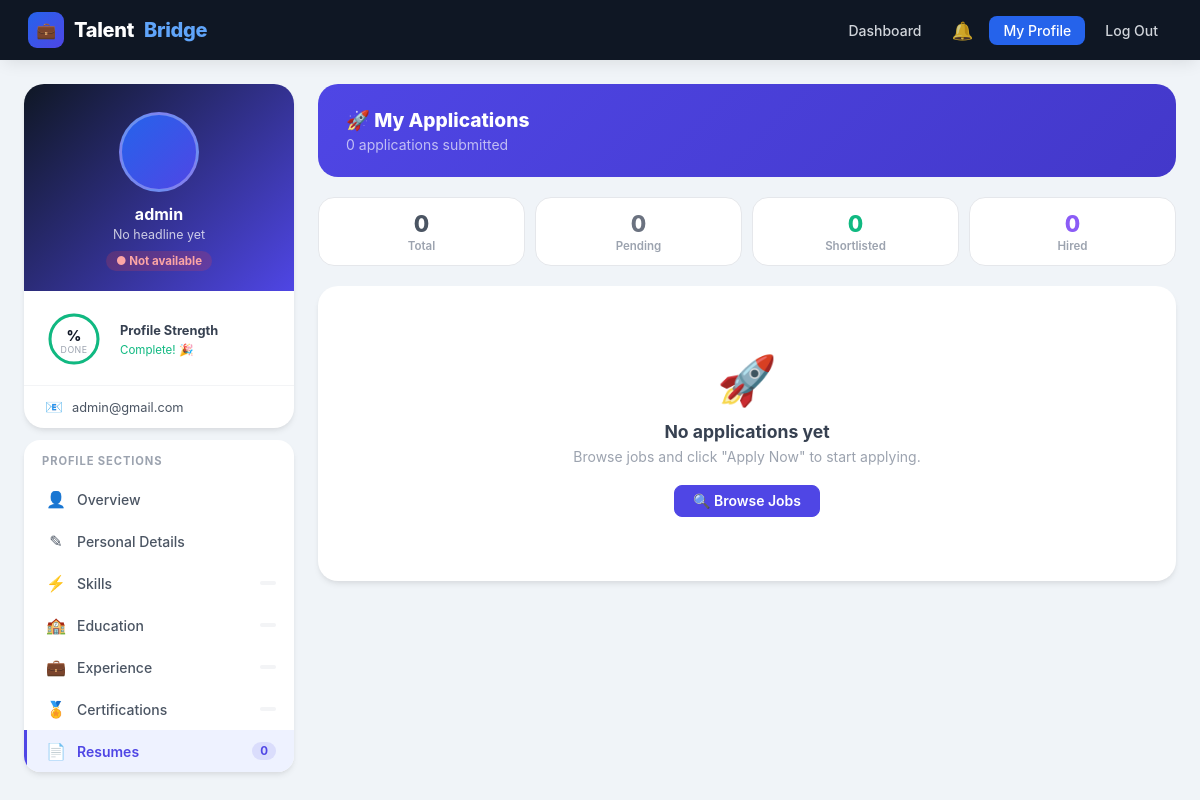
Page /applications/my-applications/ (signed in) on the committed database.
### accounts/models.py (models this page shows, shortened)
class User(AbstractUser):
    ADMIN = 'admin'
    RECRUITER = 'recruiter'
    JOB_SEEKER = 'job_seeker'
    ROLE_CHOICES = [
        (ADMIN, 'Admin'),
        (RECRUITER, 'Recruiter'),
        (JOB_SEEKER, 'Job Seeker'),
    ]
    role = models.CharField(max_length=20, choices=ROLE_CHOICES, default=JOB_SEEKER)
    phone = models.CharField(max_length=20, blank=True)

### applications/views.py (the view)
# urls.py: path('my-applications/',               views.my_applications,          name='my_applications'),
@login_required
def my_applications(request):
    if not _is_job_seeker(request.user):
        return redirect('jobs:board')
    apps = (Application.objects
            .filter(applicant=request.user)
            .select_related('job', 'job__recruiter')
            .order_by('-applied_at'))
    counts = {
        'total':       apps.count(),
        'pending':     apps.filter(status='pending').count(),
        'shortlisted': apps.filter(status='shortlisted').count(),
        'hired':       apps.filter(status='hired').count(),
    }
    from feedback.models import Feedback
    rated_company_ids = set(
        Feedback.objects.filter(from_user=request.user, feedback_type=Feedback.TYPE_C2CO)
        .values_list('application_id', flat=True)
    )
    return render(request, 'applications/my_applications.html', {
        'applications':      apps,
        'counts':            counts,
        'rated_company_ids': rated_company_ids,
    })

### applications/views.py (called while the page is built)
def _is_job_seeker(user):
    return user.is_authenticated and getattr(user, 'role', None) == 'job_seeker'

### notifications/context_processors.py (called while the page is built)
def notifications_ctx(request):
    if not request.user.is_authenticated:
        return {}
    qs = Notification.objects.filter(user=request.user)
    return {
        'unread_notif_count': qs.filter(is_read=False).count(),
        'recent_notifs':      qs[:6],
    }

### templates/applications/my_applications.html (shortened to what this page needs)
{% extends 'jobseeker/base_profile.html' %}
{% block nav_resume %}active{% endblock %}
{% block main_content %}
<div class="apps-wrap">
  <div class="page-header">
    <h2 style="color:#fff;font-size:1.2rem;font-weight:800;margin-bottom:4px;">&#128640; My Applications</h2>
    <p style="color:rgba(255,255,255,.65);font-size:.875rem;">
      {{ counts.total }} application{{ counts.total|pluralize }} submitted
    </p>
  </div>
  <div class="stat-strip">
    <div class="ss-card">
      <div class="ss-num" style="color:var(--gray-600);">{{ counts.total }}</div>
      <div class="ss-label">Total</div>
    </div>
    <div class="ss-card">
      <div class="ss-num" style="color:var(--gray-500);">{{ counts.pending }}</div>
      <div class="ss-label">Pending</div>
    </div>
    <div class="ss-card">
      <div class="ss-num" style="color:var(--green);">{{ counts.shortlisted }}</div>
      <div class="ss-label">Shortlisted</div>
    </div>
    <div class="ss-card">
      <div class="ss-num" style="color:#8b5cf6;">{{ counts.hired }}</div>
      <div class="ss-label">Hired</div>
    </div>
  </div>
  {% if applications %}
  <div>
    {% for app in applications %}
    <div class="app-card">
      <div class="co-logo">
        {% if app.job.recruiter.logo %}<img src="{{ app.job.recruiter.logo.url }}" alt="">{% else %}&#127970;{% endif %}
      </div>
      <div class="app-info">
        <div class="app-job">{{ app.job.title }}</div>
        <div class="app-co">{{ app.job.recruiter.company_name }}</div>
        <div class="app-meta">
          <span>&#128197; Applied {{ app.applied_at|date:"M d, Y" }}</span>
          <span>&#128188; {{ app.job.get_job_type_display }}</span>
          {% if app.job.location %}<span>&#128205; {{ app.job.location }}</span>{% endif %}
          {% if app.job.is_remote %}<span>&#127760; Remote</span>{% endif %}
        </div>
        {% if app.resume %}
        <div style="margin-top:6px;display:flex;align-items:center;gap:8px;font-size:.78rem;">
          <span style="color:var(--gray-500);">&#128196; Resume:</span>
          <a href="{{ app.resume.file.url }}" target="_blank"
             style="color:var(--blue);font-weight:700;text-decoration:none;">
            {{ app.resume.original_filename }}
          </a>
        </div>
        {% endif %}
        {% if app.cover_letter %}
        <div class="cover-preview">&#128196; {{ app.cover_letter|truncatechars:140 }}</div>
        {% endif %}
        {% with iv=app.interview %}
        {% if iv and iv.status != 'cancelled' %}
        <div style="margin-top:10px;background:#eef2ff;border-left:3px solid var(--indigo);border-radius:0 8px 8px 0;padding:10px 14px;font-size:.82rem;">
          <div style="font-size:.7rem;font-weight:800;color:var(--indigo);text-transform:uppercase;letter-spacing:.06em;margin-bottom:4px;">
            &#128197; Interview Scheduled
          </div>
          <div style="color:var(--gray-700);font-weight:600;">
            {{ iv.get_interview_type_display }} &bull; {{ iv.scheduled_at|date:"l, F d Y" }} at {{ iv.scheduled_at|date:"H:i" }} &bull; {{ iv.duration_mins }} min
          </div>
          <div style="margin-top:4px;display:flex;align-items:center;gap:8px;flex-wrap:wrap;">
            <span style="background:{{ iv.status_bg }};color:{{ iv.status_color }};padding:2px 8px;border-radius:999px;font-size:.7rem;font-weight:700;">
              &#9679; {{ iv.get_status_display }}
            </span>
            {% if iv.meeting_link %}
            <a href="{{ iv.meeting_link }}" target="_blank" style="color:var(--blue);font-size:.75rem;font-weight:600;">&#128279; Join Call</a>
            {% endif %}
            {% if iv.location %}
            <span style="color:var(--gray-500);">&#128205; {{ iv.location }}</span>
            {% endif %}
          </div>
          {% if iv.status == 'scheduled' %}
          <div style="margin-top:8px;display:flex;gap:8px;">
            <form method="post" action="{% url 'interviews:confirm' iv.pk %}" style="margin:0;">
              {% csrf_token %}
              <button type="submit" class="btn btn-primary btn-sm" style="font-size:.72rem;background:var(--green);">&#10003; Confirm</button>
            </form>
            <form method="post" action="{% url 'interviews:decline' iv.pk %}"
                  onsubmit="return confirm('Decline this interview?');" style="margin:0;">
              {% csrf_token %}
              <button type="submit" class="btn btn-danger btn-sm" style="font-size:.72rem;">&#10005; Decline</button>
            </form>
          </div>
          {% elif iv.status == 'confirmed' %}
          <div style="margin-top:6px;">
            <a href="{% url 'interviews:my_interviews' %}" style="font-size:.72rem;color:var(--indigo);font-weight:600;">&#128279; View in My Interviews</a>
          </div>
          {% endif %}
        </div>
        {% endif %}
        {% endwith %}
      </div>
      <div style="display:flex;flex-direction:column;align-items:flex-end;gap:8px;flex-shrink:0;">
        <span class="st-pill" style="background:{{ app.status_bg }};color:{{ app.status_color }};">
          &#9679; {{ app.get_status_display }}
        </span>
        <a href="{% url 'jobs:detail' app.job.pk %}" class="btn btn-outline btn-sm">&#128269; View Job</a>
        <a href="{% url 'interviews:my_interviews' %}" class="btn btn-outline btn-sm" style="border-color:var(--indigo);color:var(--indigo);">&#128197; Interviews</a>
        {% if app.status != 'pending' %}
          {% if app.pk in rated_company_ids %}
          <span style="font-size:.72rem;color:var(--green);font-weight:700;">&#9733; Company Rated</span>
          {% else %}
          <a href="{% url 'feedback:give' app.pk %}" class="btn btn-outline btn-sm" style="border-color:#f59e0b;color:#d97706;font-size:.72rem;">&#11088; Rate Company</a>
          {% endif %}
        {% endif %}
        {% if app.status == 'pending' %}
        <form method="post" action="{% url 'applications:withdraw' app.pk %}"
              onsubmit="return confirm('Withdraw your application for {{ app.job.title|escapejs }}?')">
          {% csrf_token %}
          <button type="submit" class="btn btn-danger btn-sm">&#10005; Withdraw</button>
        </form>
        {% endif %}
      </div>
    </div>
    {% endfor %}
  </div>
  {% else %}
  <div style="text-align:center;padding:64px 24px;background:var(--white);border-radius:var(--radius-xl);box-shadow:var(--shadow);">
    <div style="font-size:3rem;margin-bottom:12px;">&#128640;</div>
    <div style="font-size:1.1rem;font-weight:700;color:var(--gray-700);margin-bottom:6px;">No applications yet</div>
    <div style="font-size:.875rem;color:var(--gray-400);margin-bottom:20px;">Browse jobs and click "Apply Now" to start applying.</div>
    <a href="{% url 'jobs:board' %}" class="btn btn-primary">&#128269; Browse Jobs</a>
  </div>
  {% endif %}
</div>
{% endblock %}

### templates/jobseeker/base_profile.html (shortened to what this page needs)
<!DOCTYPE html>
<html lang="en">
<head>
</head>
<body>
<nav class="topnav">
  <a class="topnav-brand" href="/accounts/dashboard/">
    <div class="brand-icon">&#128188;</div>
    Talent<span class="accent">Bridge</span>
  </a>
  <div class="topnav-right">
    <a href="/accounts/dashboard/job-seeker/">Dashboard</a>
    <a href="{% url 'notifications:list' %}" style="position:relative;display:inline-flex;align-items:center;padding:6px 10px;border-radius:8px;color:rgba(255,255,255,.8);text-decoration:none;font-size:1.1rem;" title="Notifications">
      &#128276;
    </a>
    <a href="{% url 'jobseeker:profile' %}" class="cta">My Profile</a>
    <form method="post" action="/accounts/logout/" style="display:inline">
      <button type="submit">Log Out</button>
    </form>
  </div>
</nav>
<div class="profile-layout">
  <aside class="profile-sidebar">
    <div class="profile-card">
      <div class="profile-card-top">
        <div class="avatar-wrap">
        </div>
        <div class="profile-name">{{ request.user.get_full_name|default:request.user.username }}</div>
        <div class="profile-headline">{{ profile.headline|default:"No headline yet" }}</div>
        {% if profile.is_available %}
          <span class="avail-tag yes">&#9679; Open to work</span>
        {% else %}
          <span class="avail-tag no">&#9679; Not available</span>
        {% endif %}
      </div>
      {% with pct=profile.get_completeness %}
      <div class="completeness-wrap">
        <div class="ring-container">
          <svg class="progress-ring" width="60" height="60" viewBox="0 0 60 60">
            <circle class="ring-bg" cx="30" cy="30" r="24" />
            <circle class="ring-fill" cx="30" cy="30" r="24"
              stroke="{% if pct < 40 %}#ef4444{% elif pct < 70 %}#f59e0b{% else %}#10b981{% endif %}"
              stroke-dasharray="{{ pct|floatformat:0 }} {{ 150|add:0 }}"
              style="stroke-dasharray: calc({{ pct }} * 150.8 / 100) 150.8" />
          </svg>
          <div class="ring-overlay">
            <span class="ring-pct">{{ pct }}%</span>
            <span class="ring-label">done</span>
          </div>
        </div>
        <div class="completeness-info">
          <div class="completeness-title">Profile Strength</div>
          {% if pct < 40 %}
            <div class="completeness-sub" style="color:#ef4444;">Weak — add more info</div>
          {% elif pct < 70 %}
            <div class="completeness-sub" style="color:#f59e0b;">Moderate — keep going!</div>
          {% elif pct < 100 %}
            <div class="completeness-sub" style="color:#10b981;">Strong — almost there!</div>
          {% else %}
            <div class="completeness-sub" style="color:#10b981;">Complete! &#127881;</div>
          {% endif %}
        </div>
      </div>
      {% endwith %}
      <div class="profile-meta">
        <div class="meta-item"><span class="meta-icon">&#128231;</span>{{ request.user.email }}</div>
      </div>
    </div>
    <nav class="sidebar-nav">
      <div class="nav-header">Profile Sections</div>
      <a href="{% url 'jobseeker:profile' %}"
         class="nav-item {% block nav_profile %}{% endblock %}">
        <span class="nav-icon">&#128100;</span> Overview
      </a>
      <a href="{% url 'jobseeker:personal_edit' %}"
         class="nav-item {% block nav_personal %}{% endblock %}">
        <span class="nav-icon">&#9998;</span> Personal Details
      </a>
      <a href="{% url 'jobseeker:skills' %}"
         class="nav-item {% block nav_skills %}{% endblock %}">
        <span class="nav-icon">&#9889;</span> Skills
        <span class="nav-count">{{ profile.skills.count }}</span>
      </a>
      <a href="{% url 'jobseeker:education' %}"
         class="nav-item {% block nav_education %}{% endblock %}">
        <span class="nav-icon">&#127979;</span> Education
        <span class="nav-count">{{ profile.education.count }}</span>
      </a>
      <a href="{% url 'jobseeker:experience' %}"
         class="nav-item {% block nav_experience %}{% endblock %}">
        <span class="nav-icon">&#128188;</span> Experience
        <span class="nav-count">{{ profile.experience.count }}</span>
      </a>
      <a href="{% url 'jobseeker:certifications' %}"
         class="nav-item {% block nav_certifications %}{% endblock %}">
        <span class="nav-icon">&#127941;</span> Certifications
        <span class="nav-count">{{ profile.certifications.count }}</span>
      </a>
      <a href="{% url 'resume:list' %}"
         class="nav-item {% block nav_resume %}{% endblock %}">
        <span class="nav-icon">&#128196;</span> Resumes
        <span class="nav-count">{{ request.user.resumes.count }}</span>
      </a>
    </nav>
  </aside>
  <main class="profile-main">
    {% block main_content %}{% endblock %}
  </main>
</div>
</body>
</html>

### rows in the picture
User: user.get_full_name "admin", user.email "admin@gmail.com", user.resumes.count "0"

### other values in the picture
{{ profile.headline|default:"No headline yet" }} "No headline yet"
{{ counts.total }} "0"
{{ counts.pending }} "0"
{{ counts.shortlisted }} "0"
{{ counts.hired }} "0"
